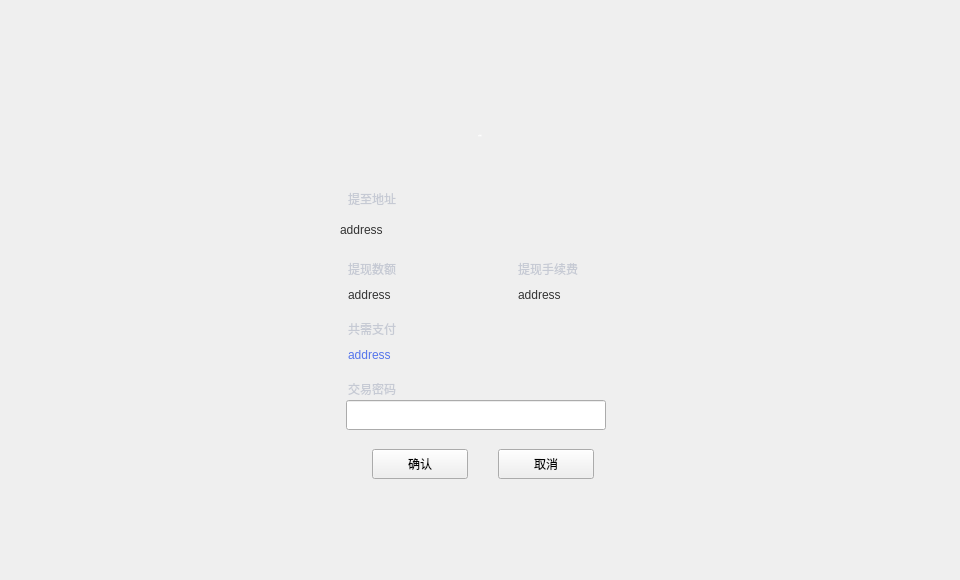
<?xml version="1.0" encoding="UTF-8"?>
<ui version="4.0">
 <class>WithdrawConfirmWidget</class>
 <widget class="QWidget" name="WithdrawConfirmWidget">
  <property name="geometry">
   <rect>
    <x>0</x>
    <y>0</y>
    <width>960</width>
    <height>580</height>
   </rect>
  </property>
  <property name="windowTitle">
   <string>Form</string>
  </property>
  <widget class="QLabel" name="label_5">
   <property name="geometry">
    <rect>
     <x>348</x>
     <y>189</y>
     <width>71</width>
     <height>20</height>
    </rect>
   </property>
   <property name="styleSheet">
    <string notr="true">color: rgb(198, 202, 212);
font: 12px &quot;Microsoft YaHei UI Light&quot;;</string>
   </property>
   <property name="text">
    <string>提至地址</string>
   </property>
  </widget>
  <widget class="QLabel" name="label_title">
   <property name="geometry">
    <rect>
     <x>380</x>
     <y>120</y>
     <width>200</width>
     <height>30</height>
    </rect>
   </property>
   <property name="font">
    <font>
     <family>微软雅黑</family>
     <pointsize>-1</pointsize>
     <weight>50</weight>
     <italic>false</italic>
     <bold>false</bold>
    </font>
   </property>
   <property name="styleSheet">
    <string notr="true">font: 14px &quot;微软雅黑&quot;;
color: rgb(255, 255, 255);</string>
   </property>
   <property name="text">
    <string>交易确认</string>
   </property>
   <property name="alignment">
    <set>Qt::AlignCenter</set>
   </property>
  </widget>
  <widget class="QLabel" name="label_address">
   <property name="geometry">
    <rect>
     <x>340</x>
     <y>215</y>
     <width>300</width>
     <height>30</height>
    </rect>
   </property>
   <property name="styleSheet">
    <string notr="true">QLabel{color: rgb(51, 51, 51);
font: 14px &quot;Microsoft YaHei UI Light&quot;;}</string>
   </property>
   <property name="text">
    <string>address</string>
   </property>
   <property name="textInteractionFlags">
    <set>Qt::LinksAccessibleByMouse|Qt::TextSelectableByMouse</set>
   </property>
  </widget>
  <widget class="QLabel" name="label_1">
   <property name="geometry">
    <rect>
     <x>348</x>
     <y>259</y>
     <width>71</width>
     <height>20</height>
    </rect>
   </property>
   <property name="styleSheet">
    <string notr="true">color: rgb(198, 202, 212);
font: 12px &quot;Microsoft YaHei UI Light&quot;;</string>
   </property>
   <property name="text">
    <string>提现数额</string>
   </property>
  </widget>
  <widget class="QLabel" name="label_2">
   <property name="geometry">
    <rect>
     <x>518</x>
     <y>259</y>
     <width>71</width>
     <height>20</height>
    </rect>
   </property>
   <property name="styleSheet">
    <string notr="true">color: rgb(198, 202, 212);
font: 12px &quot;Microsoft YaHei UI Light&quot;;</string>
   </property>
   <property name="text">
    <string>提现手续费</string>
   </property>
  </widget>
  <widget class="QLabel" name="label_3">
   <property name="geometry">
    <rect>
     <x>348</x>
     <y>319</y>
     <width>71</width>
     <height>20</height>
    </rect>
   </property>
   <property name="styleSheet">
    <string notr="true">color: rgb(198, 202, 212);
font: 12px &quot;Microsoft YaHei UI Light&quot;;</string>
   </property>
   <property name="text">
    <string>共需支付</string>
   </property>
  </widget>
  <widget class="QLabel" name="label_4">
   <property name="geometry">
    <rect>
     <x>348</x>
     <y>379</y>
     <width>71</width>
     <height>20</height>
    </rect>
   </property>
   <property name="styleSheet">
    <string notr="true">color: rgb(198, 202, 212);
font: 12px &quot;Microsoft YaHei UI Light&quot;;</string>
   </property>
   <property name="text">
    <string>交易密码</string>
   </property>
  </widget>
  <widget class="QLineEdit" name="lineEdit">
   <property name="geometry">
    <rect>
     <x>346</x>
     <y>400</y>
     <width>260</width>
     <height>30</height>
    </rect>
   </property>
   <property name="echoMode">
    <enum>QLineEdit::Password</enum>
   </property>
  </widget>
  <widget class="QLabel" name="label_actualNumber">
   <property name="geometry">
    <rect>
     <x>348</x>
     <y>285</y>
     <width>151</width>
     <height>20</height>
    </rect>
   </property>
   <property name="styleSheet">
    <string notr="true">color: rgb(51, 51, 51);
font: 13px &quot;Microsoft YaHei UI Light&quot;;</string>
   </property>
   <property name="text">
    <string>address</string>
   </property>
  </widget>
  <widget class="QLabel" name="label_feeNumber">
   <property name="geometry">
    <rect>
     <x>518</x>
     <y>285</y>
     <width>141</width>
     <height>20</height>
    </rect>
   </property>
   <property name="styleSheet">
    <string notr="true">color: rgb(51, 51, 51);
font: 13px &quot;Microsoft YaHei UI Light&quot;;</string>
   </property>
   <property name="text">
    <string>address</string>
   </property>
  </widget>
  <widget class="QLabel" name="label_totalNumber">
   <property name="geometry">
    <rect>
     <x>348</x>
     <y>345</y>
     <width>151</width>
     <height>20</height>
    </rect>
   </property>
   <property name="styleSheet">
    <string notr="true">color: rgb(84,116,235);
font: 13px &quot;Microsoft YaHei UI Light&quot;;</string>
   </property>
   <property name="text">
    <string>address</string>
   </property>
  </widget>
  <widget class="QToolButton" name="toolButton_confirm">
   <property name="geometry">
    <rect>
     <x>372</x>
     <y>449</y>
     <width>96</width>
     <height>30</height>
    </rect>
   </property>
   <property name="cursor">
    <cursorShape>PointingHandCursor</cursorShape>
   </property>
   <property name="text">
    <string>确认</string>
   </property>
  </widget>
  <widget class="QToolButton" name="toolButton_cancel">
   <property name="geometry">
    <rect>
     <x>498</x>
     <y>449</y>
     <width>96</width>
     <height>30</height>
    </rect>
   </property>
   <property name="cursor">
    <cursorShape>PointingHandCursor</cursorShape>
   </property>
   <property name="text">
    <string>取消</string>
   </property>
  </widget>
 </widget>
 <resources/>
 <connections/>
</ui>
